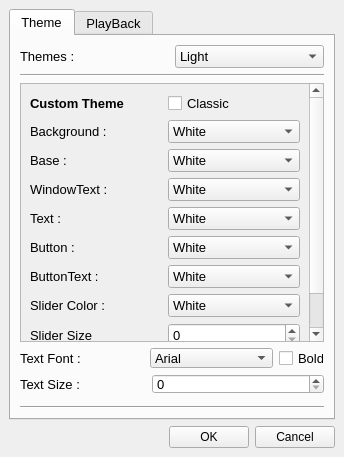
<?xml version="1.0" encoding="UTF-8"?>
<ui version="4.0">
 <class>MainWindow</class>
 <widget class="QMainWindow" name="MainWindow">
  <property name="geometry">
   <rect>
    <x>0</x>
    <y>0</y>
    <width>344</width>
    <height>457</height>
   </rect>
  </property>
  <property name="minimumSize">
   <size>
    <width>344</width>
    <height>457</height>
   </size>
  </property>
  <property name="windowTitle">
   <string>MainWindow</string>
  </property>
  <property name="styleSheet">
   <string notr="true"/>
  </property>
  <widget class="QWidget" name="centralwidget">
   <layout class="QVBoxLayout" name="verticalLayout_3">
    <item>
     <widget class="QTabWidget" name="Tab">
      <property name="font">
       <font>
        <pointsize>10</pointsize>
       </font>
      </property>
      <property name="accessibleName">
       <string/>
      </property>
      <property name="currentIndex">
       <number>0</number>
      </property>
      <widget class="QWidget" name="Theme">
       <attribute name="title">
        <string>Theme</string>
       </attribute>
       <layout class="QVBoxLayout" name="verticalLayout_4">
        <item>
         <layout class="QHBoxLayout" name="horizontalLayout">
          <item>
           <widget class="QLabel" name="label">
            <property name="text">
             <string>Themes :</string>
            </property>
           </widget>
          </item>
          <item>
           <widget class="QComboBox" name="comboBox_Theme">
            <item>
             <property name="text">
              <string>Light</string>
             </property>
            </item>
            <item>
             <property name="text">
              <string>Dark</string>
             </property>
            </item>
            <item>
             <property name="text">
              <string>Classic Dark</string>
             </property>
            </item>
            <item>
             <property name="text">
              <string>Classic Light</string>
             </property>
            </item>
            <item>
             <property name="text">
              <string>custom ...</string>
             </property>
            </item>
           </widget>
          </item>
         </layout>
        </item>
        <item>
         <widget class="Line" name="line">
          <property name="orientation">
           <enum>Qt::Horizontal</enum>
          </property>
         </widget>
        </item>
        <item>
         <widget class="QScrollArea" name="scrollArea_Theme">
          <property name="widgetResizable">
           <bool>true</bool>
          </property>
          <widget class="QWidget" name="scrollAreaWidgetContents">
           <property name="geometry">
            <rect>
             <x>0</x>
             <y>-65</y>
             <width>283</width>
             <height>312</height>
            </rect>
           </property>
           <layout class="QVBoxLayout" name="verticalLayout_5">
            <item>
             <layout class="QHBoxLayout" name="horizontalLayout_10">
              <item>
               <widget class="QLabel" name="label_10">
                <property name="font">
                 <font>
                  <pointsize>10</pointsize>
                  <weight>75</weight>
                  <bold>true</bold>
                 </font>
                </property>
                <property name="styleSheet">
                 <string notr="true"/>
                </property>
                <property name="text">
                 <string>Custom Theme</string>
                </property>
               </widget>
              </item>
              <item>
               <widget class="QCheckBox" name="checkBox_Theme">
                <property name="text">
                 <string>Classic</string>
                </property>
               </widget>
              </item>
             </layout>
            </item>
            <item>
             <layout class="QHBoxLayout" name="horizontalLayout_5">
              <item>
               <widget class="QLabel" name="label_4">
                <property name="text">
                 <string>Background : </string>
                </property>
               </widget>
              </item>
              <item>
               <widget class="QComboBox" name="comboBox_Background">
                <item>
                 <property name="text">
                  <string>White</string>
                 </property>
                </item>
                <item>
                 <property name="text">
                  <string>Gray</string>
                 </property>
                </item>
                <item>
                 <property name="text">
                  <string>Black</string>
                 </property>
                </item>
                <item>
                 <property name="text">
                  <string>Bright Blue</string>
                 </property>
                </item>
                <item>
                 <property name="text">
                  <string>Dark Blue</string>
                 </property>
                </item>
                <item>
                 <property name="text">
                  <string>Bright Purple</string>
                 </property>
                </item>
                <item>
                 <property name="text">
                  <string>Dark Purple</string>
                 </property>
                </item>
                <item>
                 <property name="text">
                  <string>Green</string>
                 </property>
                </item>
                <item>
                 <property name="text">
                  <string>Yellow</string>
                 </property>
                </item>
                <item>
                 <property name="text">
                  <string>Red</string>
                 </property>
                </item>
                <item>
                 <property name="text">
                  <string>Orange</string>
                 </property>
                </item>
               </widget>
              </item>
             </layout>
            </item>
            <item>
             <layout class="QHBoxLayout" name="horizontalLayout_12">
              <item>
               <widget class="QLabel" name="label_11">
                <property name="text">
                 <string>Base :</string>
                </property>
               </widget>
              </item>
              <item>
               <widget class="QComboBox" name="comboBox_Base">
                <item>
                 <property name="text">
                  <string>White</string>
                 </property>
                </item>
                <item>
                 <property name="text">
                  <string>Gray</string>
                 </property>
                </item>
                <item>
                 <property name="text">
                  <string>Black</string>
                 </property>
                </item>
                <item>
                 <property name="text">
                  <string>Bright Blue</string>
                 </property>
                </item>
                <item>
                 <property name="text">
                  <string>Dark Blue</string>
                 </property>
                </item>
                <item>
                 <property name="text">
                  <string>Bright Purple</string>
                 </property>
                </item>
                <item>
                 <property name="text">
                  <string>Dark Purple</string>
                 </property>
                </item>
                <item>
                 <property name="text">
                  <string>Green</string>
                 </property>
                </item>
                <item>
                 <property name="text">
                  <string>Yellow</string>
                 </property>
                </item>
                <item>
                 <property name="text">
                  <string>Red</string>
                 </property>
                </item>
                <item>
                 <property name="text">
                  <string>Orange</string>
                 </property>
                </item>
               </widget>
              </item>
             </layout>
            </item>
            <item>
             <layout class="QVBoxLayout" name="verticalLayout_2">
              <item>
               <layout class="QHBoxLayout" name="horizontalLayout_11">
                <item>
                 <widget class="QLabel" name="label_9">
                  <property name="text">
                   <string>WindowText : </string>
                  </property>
                 </widget>
                </item>
                <item>
                 <widget class="QComboBox" name="comboBox_WindowsText">
                  <item>
                   <property name="text">
                    <string>White</string>
                   </property>
                  </item>
                  <item>
                   <property name="text">
                    <string>Gray</string>
                   </property>
                  </item>
                  <item>
                   <property name="text">
                    <string>Black</string>
                   </property>
                  </item>
                  <item>
                   <property name="text">
                    <string>Bright Blue</string>
                   </property>
                  </item>
                  <item>
                   <property name="text">
                    <string>Dark Blue</string>
                   </property>
                  </item>
                  <item>
                   <property name="text">
                    <string>Bright Purple</string>
                   </property>
                  </item>
                  <item>
                   <property name="text">
                    <string>Dark Purple</string>
                   </property>
                  </item>
                  <item>
                   <property name="text">
                    <string>Green</string>
                   </property>
                  </item>
                  <item>
                   <property name="text">
                    <string>Yellow</string>
                   </property>
                  </item>
                  <item>
                   <property name="text">
                    <string>Red</string>
                   </property>
                  </item>
                  <item>
                   <property name="text">
                    <string>Orange</string>
                   </property>
                  </item>
                 </widget>
                </item>
               </layout>
              </item>
              <item>
               <layout class="QHBoxLayout" name="horizontalLayout_13">
                <item>
                 <widget class="QLabel" name="label_12">
                  <property name="text">
                   <string>Text : </string>
                  </property>
                 </widget>
                </item>
                <item>
                 <widget class="QComboBox" name="comboBox_Text">
                  <item>
                   <property name="text">
                    <string>White</string>
                   </property>
                  </item>
                  <item>
                   <property name="text">
                    <string>Gray</string>
                   </property>
                  </item>
                  <item>
                   <property name="text">
                    <string>Black</string>
                   </property>
                  </item>
                  <item>
                   <property name="text">
                    <string>Bright Blue</string>
                   </property>
                  </item>
                  <item>
                   <property name="text">
                    <string>Dark Blue</string>
                   </property>
                  </item>
                  <item>
                   <property name="text">
                    <string>Bright Purple</string>
                   </property>
                  </item>
                  <item>
                   <property name="text">
                    <string>Dark Purple</string>
                   </property>
                  </item>
                  <item>
                   <property name="text">
                    <string>Green</string>
                   </property>
                  </item>
                  <item>
                   <property name="text">
                    <string>Yellow</string>
                   </property>
                  </item>
                  <item>
                   <property name="text">
                    <string>Red</string>
                   </property>
                  </item>
                  <item>
                   <property name="text">
                    <string>Orange</string>
                   </property>
                  </item>
                 </widget>
                </item>
               </layout>
              </item>
              <item>
               <layout class="QHBoxLayout" name="horizontalLayout_22">
                <item>
                 <widget class="QLabel" name="label_13">
                  <property name="text">
                   <string>Button :</string>
                  </property>
                 </widget>
                </item>
                <item>
                 <widget class="QComboBox" name="comboBox_Button">
                  <item>
                   <property name="text">
                    <string>White</string>
                   </property>
                  </item>
                  <item>
                   <property name="text">
                    <string>Gray</string>
                   </property>
                  </item>
                  <item>
                   <property name="text">
                    <string>Black</string>
                   </property>
                  </item>
                  <item>
                   <property name="text">
                    <string>Bright Blue</string>
                   </property>
                  </item>
                  <item>
                   <property name="text">
                    <string>Dark Blue</string>
                   </property>
                  </item>
                  <item>
                   <property name="text">
                    <string>Bright Purple</string>
                   </property>
                  </item>
                  <item>
                   <property name="text">
                    <string>Dark Purple</string>
                   </property>
                  </item>
                  <item>
                   <property name="text">
                    <string>Green</string>
                   </property>
                  </item>
                  <item>
                   <property name="text">
                    <string>Yellow</string>
                   </property>
                  </item>
                  <item>
                   <property name="text">
                    <string>Red</string>
                   </property>
                  </item>
                  <item>
                   <property name="text">
                    <string>Orange</string>
                   </property>
                  </item>
                 </widget>
                </item>
               </layout>
              </item>
              <item>
               <layout class="QHBoxLayout" name="horizontalLayout_23">
                <item>
                 <widget class="QLabel" name="label_23">
                  <property name="text">
                   <string>ButtonText :</string>
                  </property>
                 </widget>
                </item>
                <item>
                 <widget class="QComboBox" name="comboBox_ButtonText">
                  <item>
                   <property name="text">
                    <string>White</string>
                   </property>
                  </item>
                  <item>
                   <property name="text">
                    <string>Gray</string>
                   </property>
                  </item>
                  <item>
                   <property name="text">
                    <string>Black</string>
                   </property>
                  </item>
                  <item>
                   <property name="text">
                    <string>Bright Blue</string>
                   </property>
                  </item>
                  <item>
                   <property name="text">
                    <string>Dark Blue</string>
                   </property>
                  </item>
                  <item>
                   <property name="text">
                    <string>Bright Purple</string>
                   </property>
                  </item>
                  <item>
                   <property name="text">
                    <string>Dark Purple</string>
                   </property>
                  </item>
                  <item>
                   <property name="text">
                    <string>Green</string>
                   </property>
                  </item>
                  <item>
                   <property name="text">
                    <string>Yellow</string>
                   </property>
                  </item>
                  <item>
                   <property name="text">
                    <string>Red</string>
                   </property>
                  </item>
                  <item>
                   <property name="text">
                    <string>Orange</string>
                   </property>
                  </item>
                 </widget>
                </item>
               </layout>
              </item>
              <item>
               <layout class="QHBoxLayout" name="horizontalLayout_6">
                <item>
                 <widget class="QLabel" name="label_5">
                  <property name="text">
                   <string>Slider Color :</string>
                  </property>
                 </widget>
                </item>
                <item>
                 <widget class="QComboBox" name="comboBox_Slider">
                  <item>
                   <property name="text">
                    <string>White</string>
                   </property>
                  </item>
                  <item>
                   <property name="text">
                    <string>Gray</string>
                   </property>
                  </item>
                  <item>
                   <property name="text">
                    <string>Black</string>
                   </property>
                  </item>
                  <item>
                   <property name="text">
                    <string>Bright Blue</string>
                   </property>
                  </item>
                  <item>
                   <property name="text">
                    <string>Dark Blue</string>
                   </property>
                  </item>
                  <item>
                   <property name="text">
                    <string>Bright Purple</string>
                   </property>
                  </item>
                  <item>
                   <property name="text">
                    <string>Dark Purple</string>
                   </property>
                  </item>
                  <item>
                   <property name="text">
                    <string>Green</string>
                   </property>
                  </item>
                  <item>
                   <property name="text">
                    <string>Yellow</string>
                   </property>
                  </item>
                  <item>
                   <property name="text">
                    <string>Red</string>
                   </property>
                  </item>
                  <item>
                   <property name="text">
                    <string>Orange</string>
                   </property>
                  </item>
                 </widget>
                </item>
               </layout>
              </item>
              <item>
               <layout class="QHBoxLayout" name="horizontalLayout_8">
                <item>
                 <widget class="QLabel" name="label_7">
                  <property name="text">
                   <string>Slider Size</string>
                  </property>
                 </widget>
                </item>
                <item>
                 <widget class="QSpinBox" name="spinBox_Slider"/>
                </item>
               </layout>
              </item>
             </layout>
            </item>
            <item>
             <layout class="QHBoxLayout" name="horizontalLayout_7">
              <item>
               <widget class="QLabel" name="label_6">
                <property name="text">
                 <string>Icon : </string>
                </property>
               </widget>
              </item>
              <item>
               <widget class="QComboBox" name="comboBox_Icon">
                <item>
                 <property name="text">
                  <string>Type 1</string>
                 </property>
                </item>
                <item>
                 <property name="text">
                  <string>Type 2</string>
                 </property>
                </item>
                <item>
                 <property name="text">
                  <string>Type 3</string>
                 </property>
                </item>
               </widget>
              </item>
             </layout>
            </item>
           </layout>
          </widget>
         </widget>
        </item>
        <item>
         <layout class="QVBoxLayout" name="verticalLayout">
          <item>
           <layout class="QHBoxLayout" name="horizontalLayout_3">
            <item>
             <widget class="QLabel" name="label_2">
              <property name="maximumSize">
               <size>
                <width>16777215</width>
                <height>20</height>
               </size>
              </property>
              <property name="text">
               <string>Text Font :</string>
              </property>
             </widget>
            </item>
            <item>
             <widget class="QComboBox" name="comboBox_Font">
              <property name="minimumSize">
               <size>
                <width>0</width>
                <height>20</height>
               </size>
              </property>
              <property name="maximumSize">
               <size>
                <width>16777215</width>
                <height>20</height>
               </size>
              </property>
              <item>
               <property name="text">
                <string>Arial</string>
               </property>
              </item>
              <item>
               <property name="text">
                <string>MS Shell Dlg 2</string>
               </property>
              </item>
              <item>
               <property name="text">
                <string>Segoe Script</string>
               </property>
              </item>
              <item>
               <property name="text">
                <string>Zar</string>
               </property>
              </item>
             </widget>
            </item>
            <item>
             <widget class="QCheckBox" name="checkBox_Bold">
              <property name="maximumSize">
               <size>
                <width>45</width>
                <height>20</height>
               </size>
              </property>
              <property name="text">
               <string>Bold</string>
              </property>
             </widget>
            </item>
           </layout>
          </item>
          <item>
           <layout class="QHBoxLayout" name="horizontalLayout_4">
            <item>
             <widget class="QLabel" name="label_3">
              <property name="maximumSize">
               <size>
                <width>16777215</width>
                <height>20</height>
               </size>
              </property>
              <property name="text">
               <string>Text Size :</string>
              </property>
             </widget>
            </item>
            <item>
             <widget class="QSpinBox" name="spinBox_size">
              <property name="minimumSize">
               <size>
                <width>172</width>
                <height>0</height>
               </size>
              </property>
              <property name="maximumSize">
               <size>
                <width>16777215</width>
                <height>20</height>
               </size>
              </property>
             </widget>
            </item>
           </layout>
          </item>
         </layout>
        </item>
        <item>
         <spacer name="verticalSpacer_2">
          <property name="orientation">
           <enum>Qt::Vertical</enum>
          </property>
          <property name="sizeHint" stdset="0">
           <size>
            <width>20</width>
            <height>40</height>
           </size>
          </property>
         </spacer>
        </item>
        <item>
         <widget class="Line" name="line_2">
          <property name="orientation">
           <enum>Qt::Horizontal</enum>
          </property>
         </widget>
        </item>
       </layout>
      </widget>
      <widget class="QWidget" name="PlayBack">
       <attribute name="title">
        <string>PlayBack</string>
       </attribute>
       <layout class="QGridLayout" name="gridLayout_3">
        <item row="1" column="0">
         <layout class="QHBoxLayout" name="horizontalLayout_9">
          <item>
           <widget class="QLabel" name="label_8">
            <property name="text">
             <string>Speed : </string>
            </property>
           </widget>
          </item>
          <item>
           <widget class="QLineEdit" name="lineEdit">
            <property name="maximumSize">
             <size>
              <width>50</width>
              <height>16777215</height>
             </size>
            </property>
           </widget>
          </item>
          <item>
           <widget class="QSlider" name="horizontalSlider">
            <property name="orientation">
             <enum>Qt::Horizontal</enum>
            </property>
           </widget>
          </item>
         </layout>
        </item>
        <item row="2" column="0">
         <spacer name="verticalSpacer">
          <property name="orientation">
           <enum>Qt::Vertical</enum>
          </property>
          <property name="sizeHint" stdset="0">
           <size>
            <width>20</width>
            <height>40</height>
           </size>
          </property>
         </spacer>
        </item>
       </layout>
      </widget>
     </widget>
    </item>
    <item>
     <layout class="QHBoxLayout" name="horizontalLayout_2">
      <item>
       <spacer name="horizontalSpacer">
        <property name="orientation">
         <enum>Qt::Horizontal</enum>
        </property>
        <property name="sizeHint" stdset="0">
         <size>
          <width>40</width>
          <height>20</height>
         </size>
        </property>
       </spacer>
      </item>
      <item>
       <widget class="QPushButton" name="pushButton_OK">
        <property name="text">
         <string>OK</string>
        </property>
       </widget>
      </item>
      <item>
       <widget class="QPushButton" name="pushButton_Cancel">
        <property name="text">
         <string>Cancel</string>
        </property>
       </widget>
      </item>
     </layout>
    </item>
   </layout>
  </widget>
 </widget>
 <resources/>
 <connections/>
</ui>
